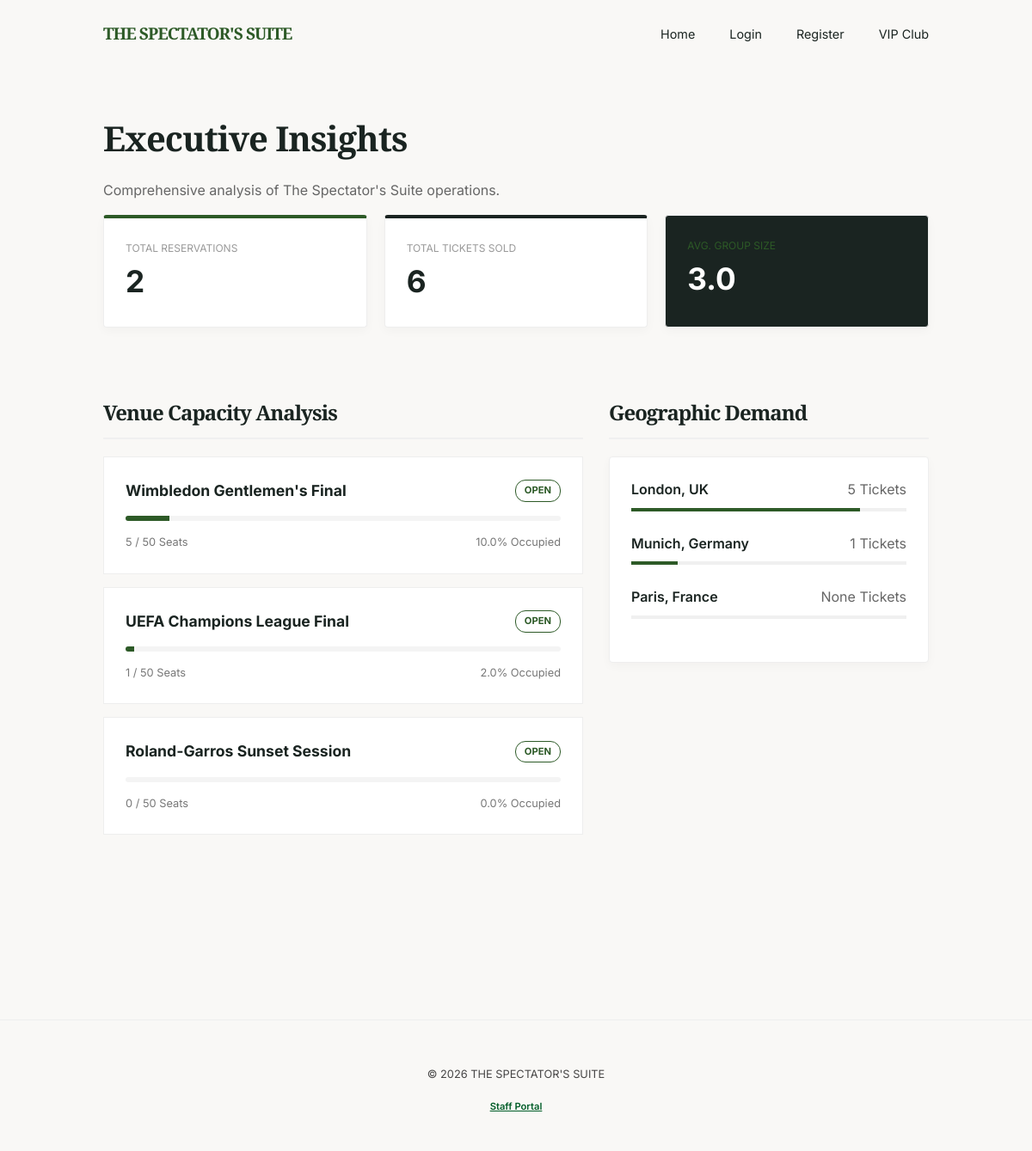
/stadium/dashboard/, run on the app's committed database.
### apps/stadium/models.py (models this page shows, shortened)
class Match(models.Model):
    SPORT_CHOICES = [
        ('Tennis', 'Tennis'),
        ('Football', 'Football'),
    ]
    title = models.CharField(max_length=200)
    sport = models.CharField(max_length=20, choices=SPORT_CHOICES)
    description = models.TextField(help_text="Why is this match a must-watch?")
    date = models.DateTimeField()
    location = models.CharField(max_length=100, default="London, UK")
    image_url = models.URLField(blank=True, help_text="Paste an elegant stadium image URL")
    capacity = models.PositiveIntegerField(default=50) # سعة الملعب

### apps/stadium/views.py (the view)
# urls.py: path('dashboard/', views.admin_dashboard, name='dashboard'),
def admin_dashboard(request):
    total_bookings = Booking.objects.count()
    total_tickets = Booking.objects.aggregate(Sum('ticket_count'))['ticket_count__sum'] or 0
    matches = Match.objects.annotate(total_booked=Sum('bookings__ticket_count'))
    match_analytics = []
    for m in matches:
        booked = m.total_booked or 0
        rate = (booked / m.capacity) * 100 if m.capacity > 0 else 0
        if rate >= 90: status, color = "Limited", "#8B0000"
        elif rate >= 50: status, color = "High Demand", "#B8860B"
        else: status, color = "Open", "#2D5A27"
        match_analytics.append({
            'title': m.title, 'rate': round(rate, 1), 'status': status,
            'color': color, 'booked': booked, 'capacity': m.capacity
        })
    location_stats = Match.objects.values('location').annotate(
        seats_sold=Sum('bookings__ticket_count')
    ).order_by('-seats_sold')
    avg_tickets = Booking.objects.aggregate(Avg('ticket_count'))['ticket_count__avg'] or 0
    return render(request, 'stadium/dashboard.html', {
        'total_bookings': total_bookings,
        'total_tickets': total_tickets,
        'match_analytics': match_analytics,
        'location_stats': location_stats,
        'avg_tickets': round(avg_tickets, 1),
    })

### apps/templates/stadium/dashboard.html (shortened to what this page needs)
{% extends 'layouts/base.html' %}
{% block content %}
<div class="dashboard-container">
    <h1 style="font-size: 2.5rem; margin-bottom: 10px;">Executive Insights</h1>
    <p style="color: #666;">Comprehensive analysis of The Spectator's Suite operations.</p>
    <div class="dashboard-grid">
        <div class="stat-card" style="border-top: 4px solid var(--accent-color);">
            <div style="font-size: 0.75rem; color: #999; text-transform: uppercase;">Total Reservations</div>
            <div style="font-size: 2.2rem; font-weight: 700;">{{ total_bookings }}</div>
        </div>
        <div class="stat-card" style="border-top: 4px solid #1A2421;">
            <div style="font-size: 0.75rem; color: #999; text-transform: uppercase;">Total Tickets Sold</div>
            <div style="font-size: 2.2rem; font-weight: 700;">{{ total_tickets }}</div>
        </div>
        <div class="stat-card" style="background: #1A2421; color: white;">
            <div style="font-size: 0.75rem; color: var(--accent-color); text-transform: uppercase;">Avg. Group Size</div>
            <div style="font-size: 2.2rem; font-weight: 700;">{{ avg_tickets }}</div>
        </div>
    </div>
    <div style="display: grid; grid-template-columns: 1.5fr 1fr; gap: 30px;">
        <div>
            <h2 class="section-title">Venue Capacity Analysis</h2>
            {% for match in match_analytics %}
            <div class="analytics-card">
                <div style="display: flex; justify-content: space-between; align-items: center;">
                    <h3 style="margin: 0; font-size: 1.1rem;">{{ match.title }}</h3>
                    <span class="status-badge
                        {% if match.status == 'Limited' %}color-limit
                        {% elif match.status == 'High Demand' %}color-high
                        {% else %}color-open{% endif %}">
                        {{ match.status }}
                    </span>
                </div>
                <div class="progress-bg">
                    <div class="progress-fill js-bar"
                         data-w="{{ match.rate }}"
                         data-c="{% if match.status == 'Limited' %}bg-limit{% elif match.status == 'High Demand' %}bg-high{% else %}bg-open{% endif %}">
                    </div>
                </div>
                <div style="display: flex; justify-content: space-between; font-size: 0.8rem; color: #777;">
                    <span>{{ match.booked }} / {{ match.capacity }} Seats</span>
                    <span>{{ match.rate }}% Occupied</span>
                </div>
            </div>
            {% endfor %}
        </div>
        <div>
            <h2 class="section-title">Geographic Demand</h2>
            <div class="stat-card">
                {% for loc in location_stats %}
                <div style="margin-bottom: 25px;">
                    <div style="display: flex; justify-content: space-between; margin-bottom: 8px;">
                        <span style="font-weight: 600;">{{ loc.location }}</span>
                        <span style="color: #666;">{{ loc.seats_sold }} Tickets</span>
                    </div>
                    <div class="location-bar-bg">
                        <div class="location-bar-fill js-loc" data-w="{% widthratio loc.seats_sold total_tickets 100 %}"></div>
                    </div>
                </div>
                {% endfor %}
            </div>
        </div>
    </div>
</div>
{% endblock %}

### apps/templates/layouts/base.html (shortened to what this page needs)
<!DOCTYPE html>
<html lang="en">
<head>
</head>
<body>
    <nav>
        <div class="logo">THE SPECTATOR'S SUITE</div>
        <ul class="nav-list">
            <li><a href="/" class="nav-link">Home</a></li>
            {% if user.is_authenticated %}
            <li><a href="/stadium/my_bookings" class="nav-link">My Tickets</a></li>
            <li><a href="/stadium/events" class="nav-link">Events</a></li>
            <li><a href="{% url 'profile_settings' %}" class="nav-link">Settings</a></li>
            <li><a href="/vibe" class="nav-link">Philosophy</a></li>
            <li><a href="{% url 'logout' %}" class="nav-link">Logout ({{ user.username }})</a></li>
            {% else %}
            <li><a href="{% url 'login' %}" class="nav-link">Login</a></li>
            <li><a href="{% url 'register' %}" class="nav-link">Register</a></li>
            <li><a href="/stadium/join" class="nav-link">VIP Club</a></li>
            {% endif %}
        </ul>
    </nav>
    <div class="container">
        {% block content %}{% endblock %}
    </div>
</body>
<footer style="margin-top: 100px; padding: 40px; border-top: 1px solid #eee; text-align: center;">
    <p style="font-size: 0.8rem; color: #474646;">&copy; 2026 THE SPECTATOR'S SUITE</p>
    <a href="{% url 'dashboard' %}"
        style="font-size: 0.7rem; color: #005d28; text-decoration: underline; font-weight: 600; ">Staff Portal</a>
</footer>
</html>

### apps/templates/layouts/base.html (style rules this page uses)
:root { --bg-color: #F9F8F6; --primary-text: #1A2421; --accent-color: #2D5A27; --secondary-text: #6B7280; }
body { margin: 0; padding: 0; background-color: var(--bg-color); color: var(--primary-text); font-family: 'Inter', sans-serif; line-height: 1.6; }
h1, h2, .logo { font-family: 'Playfair Display', serif; letter-spacing: -1px; }
nav { display: flex; justify-content: space-between; align-items: center; padding: 1.5rem 10%; background-color: transparent; }
.logo { font-size: 1.2rem; font-weight: 700; text-transform: uppercase; color: var(--accent-color); }
nav ul { display: flex; list-style: none; gap: 30px; }
nav a { text-decoration: none; color: var(--primary-text); font-size: 0.9rem; font-weight: 400; transition: 0.3s; }
.container { padding: 0 10%; }
.nav-list { display: flex; gap: 40px; list-style: none; margin: 0; padding: 0; }
.nav-link { text-decoration: none; color: var(--primary-text); font-size: 0.9rem; font-weight: 400; position: relative; padding: 5px 0; transition: color 0.3s ease; }
.nav-link::after { content: ''; position: absolute; width: 0; height: 1px; bottom: 0; left: 0; background-color: var(--accent-color); transition: width 0.3s ease; }

### apps/templates/stadium/dashboard.html (style rules this page uses)
.dashboard-container { margin-top: 50px; padding-bottom: 100px; }
.dashboard-grid { display: grid; grid-template-columns: repeat(auto-fit, minmax(240px, 1fr)); gap: 20px; margin-bottom: 40px; }
.stat-card { background: white; padding: 25px; border-radius: 4px; border: 1px solid #eee; box-shadow: 0 4px 12px rgba(0,0,0,0.03); }
.section-title { font-family: 'Playfair Display', serif; margin: 40px 0 20px; border-bottom: 2px solid #f0f0f0; padding-bottom: 10px; }
.analytics-card { background: white; padding: 25px; border: 1px solid #eee; margin-bottom: 15px; }
.progress-bg { width: 100%; height: 6px; background: #f4f4f4; border-radius: 3px; margin: 15px 0; overflow: hidden; }
.progress-fill { height: 100%; width: 0; transition: width 1.2s cubic-bezier(0.4, 0, 0.2, 1); }
.location-bar-bg { width: 100%; height: 4px; background: #f0f0f0; }
.location-bar-fill { height: 100%; width: 0; background: var(--accent-color); transition: width 1.2s ease; }
.status-badge { font-weight: 700; font-size: 0.7rem; text-transform: uppercase; border: 1px solid; padding: 3px 10px; border-radius: 12px; }
.color-open { color: #2D5A27; border-color: #2D5A27; }
.bg-open { background-color: #2D5A27; }

### data on the page
Match: title "Wimbledon Gentlemen's Final", location "London, UK", seats_sold "5"
Match: title "UEFA Champions League Final", location "Munich, Germany", seats_sold "1"
Match: title "Roland-Garros Sunset Session", location "Paris, France", seats_sold "None"

### other printed values
{{ total_bookings }} "2"
{{ total_tickets }} "6"
{{ avg_tickets }} "3.0"
{{ match.status }} "OPEN" "OPEN" "OPEN"
{{ match.booked }} "5" "1" "0"
{{ match.capacity }} "50" "50" "50"
{{ match.rate }} "10.0" "2.0" "0.0"
